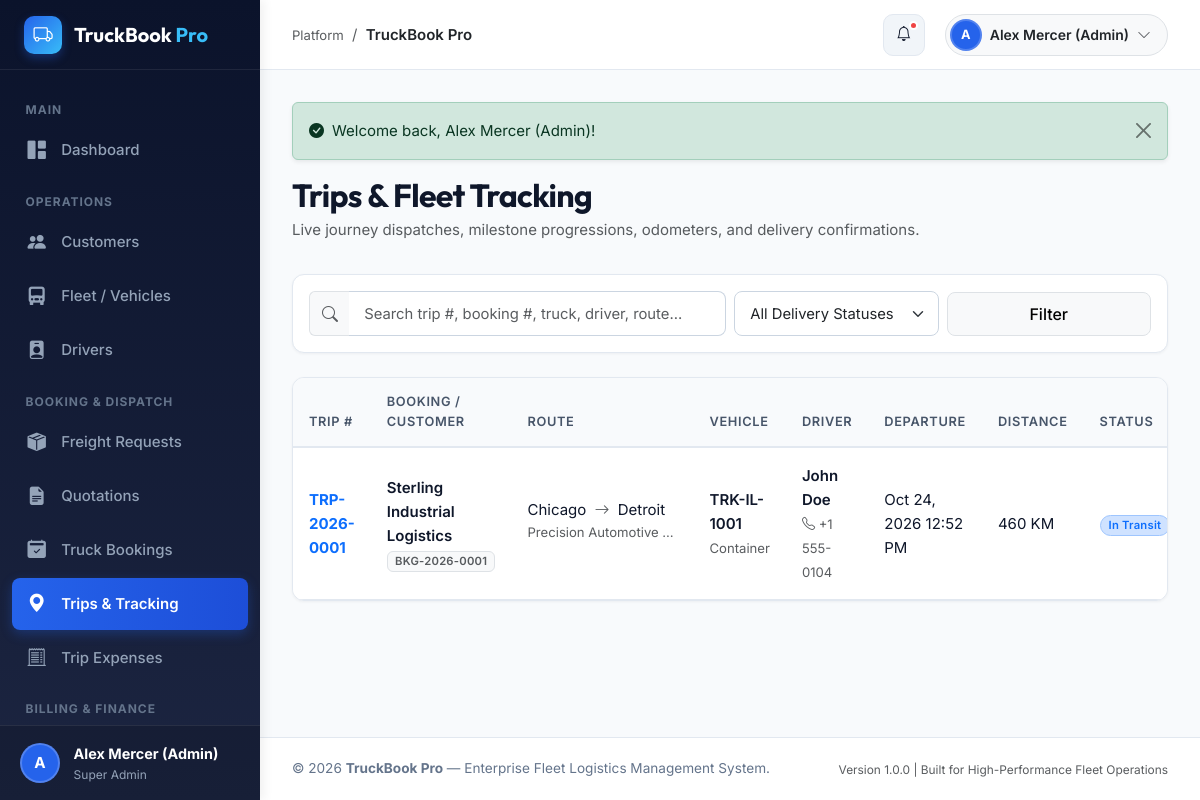
Page /modules/trips/index.php (signed in) on the committed database.
### tables this page shows
CREATE TABLE `users` (
  `id` INT UNSIGNED AUTO_INCREMENT PRIMARY KEY,
  `role_id` INT UNSIGNED NOT NULL,
  `name` VARCHAR(100) NOT NULL,
  `email` VARCHAR(120) NOT NULL UNIQUE,
  `password_hash` VARCHAR(255) NOT NULL,
  `phone` VARCHAR(25) NULL,
  `status` ENUM('active', 'inactive', 'suspended') NOT NULL DEFAULT 'active',
  `avatar` VARCHAR(255) NULL,
  `last_login` DATETIME NULL,
  `created_at` DATETIME NOT NULL DEFAULT CURRENT_TIMESTAMP,
  `updated_at` DATETIME NOT NULL DEFAULT CURRENT_TIMESTAMP ON UPDATE CURRENT_TIMESTAMP,
  INDEX `idx_users_role` (`role_id`),
  INDEX `idx_users_email` (`email`),
  INDEX `idx_users_status` (`status`),
  CONSTRAINT `fk_users_role` FOREIGN KEY (`role_id`) REFERENCES `roles` (`id`) ON DELETE RESTRICT
);

CREATE TABLE `roles` (
  `id` INT UNSIGNED AUTO_INCREMENT PRIMARY KEY,
  `name` VARCHAR(50) NOT NULL,
  `slug` VARCHAR(50) NOT NULL UNIQUE,
  `description` TEXT NULL,
  `created_at` DATETIME NOT NULL DEFAULT CURRENT_TIMESTAMP
);

CREATE TABLE `trips` (
  `id` INT UNSIGNED AUTO_INCREMENT PRIMARY KEY,
  `trip_number` VARCHAR(30) NOT NULL UNIQUE,
  `booking_id` INT UNSIGNED NOT NULL UNIQUE,
  `vehicle_id` INT UNSIGNED NOT NULL,
  `driver_id` INT UNSIGNED NOT NULL,
  `planned_departure` DATETIME NOT NULL,
  `actual_departure` DATETIME NULL,
  `estimated_arrival` DATETIME NOT NULL,
  `actual_arrival` DATETIME NULL,
  `start_odometer` INT UNSIGNED NOT NULL DEFAULT 0,
  `end_odometer` INT UNSIGNED NULL,
  `distance_km` DECIMAL(8,2) NOT NULL DEFAULT 0.00,
  `fuel_consumed_liters` DECIMAL(8,2) NOT NULL DEFAULT 0.00,
  `delivery_status` ENUM('scheduled', 'dispatched', 'in_transit', 'arrived', 'unloading', 'delivered', 'cancelled') NOT NULL DEFAULT 'scheduled',
  `proof_of_delivery_path` VARCHAR(255) NULL,
  `receiver_name` VARCHAR(100) NULL,
  `receiver_signature_path` VARCHAR(255) NULL,
  `trip_notes` TEXT NULL,
  `created_at` DATETIME NOT NULL DEFAULT CURRENT_TIMESTAMP,
  `updated_at` DATETIME NOT NULL DEFAULT CURRENT_TIMESTAMP ON UPDATE CURRENT_TIMESTAMP,
  INDEX `idx_trips_vehicle` (`vehicle_id`),
  INDEX `idx_trips_driver` (`driver_id`),
  INDEX `idx_trips_status` (`delivery_status`),
  CONSTRAINT `fk_trips_booking` FOREIGN KEY (`booking_id`) REFERENCES `bookings` (`id`) ON DELETE RESTRICT,
  CONSTRAINT `fk_trips_veh` FOREIGN KEY (`vehicle_id`) REFERENCES `vehicles` (`id`) ON DELETE RESTRICT,
  CONSTRAINT `fk_trips_drv` FOREIGN KEY (`driver_id`) REFERENCES `drivers` (`id`) ON DELETE RESTRICT
);

CREATE TABLE `customers` (
  `id` INT UNSIGNED AUTO_INCREMENT PRIMARY KEY,
  `user_id` INT UNSIGNED NULL UNIQUE,
  `company_name` VARCHAR(150) NOT NULL,
  `contact_person` VARCHAR(100) NOT NULL,
  `email` VARCHAR(120) NOT NULL UNIQUE,
  `phone` VARCHAR(25) NOT NULL,
  `address` TEXT NOT NULL,
  `city` VARCHAR(100) NOT NULL,
  `state` VARCHAR(100) NOT NULL,
  `postal_code` VARCHAR(20) NOT NULL,
  `tax_gst_number` VARCHAR(50) NULL,
  `status` ENUM('active', 'inactive') NOT NULL DEFAULT 'active',
  `created_at` DATETIME NOT NULL DEFAULT CURRENT_TIMESTAMP,
  `updated_at` DATETIME NOT NULL DEFAULT CURRENT_TIMESTAMP ON UPDATE CURRENT_TIMESTAMP,
  INDEX `idx_customers_company` (`company_name`),
  INDEX `idx_customers_status` (`status`),
  CONSTRAINT `fk_customers_user` FOREIGN KEY (`user_id`) REFERENCES `users` (`id`) ON DELETE SET NULL
);

CREATE TABLE `bookings` (
  `id` INT UNSIGNED AUTO_INCREMENT PRIMARY KEY,
  `booking_number` VARCHAR(30) NOT NULL UNIQUE,
  `quotation_id` INT UNSIGNED NULL,
  `freight_request_id` INT UNSIGNED NULL,
  `customer_id` INT UNSIGNED NOT NULL,
  `vehicle_id` INT UNSIGNED NULL,
  `driver_id` INT UNSIGNED NULL,
  `pickup_address` TEXT NOT NULL,
  `delivery_address` TEXT NOT NULL,
  `pickup_city` VARCHAR(100) NOT NULL,
  `delivery_city` VARCHAR(100) NOT NULL,
  `cargo_description` VARCHAR(255) NOT NULL,
  `cargo_weight_tonnes` DECIMAL(8,2) NOT NULL,
  `planned_pickup_date` DATE NOT NULL,
  `planned_delivery_date` DATE NOT NULL,
  `agreed_rate` DECIMAL(10,2) NOT NULL,
  `status` ENUM('pending_assignment', 'confirmed', 'in_progress', 'completed', 'cancelled') NOT NULL DEFAULT 'pending_assignment',
  `cancellation_reason` TEXT NULL,
  `created_by` INT UNSIGNED NOT NULL,
  `created_at` DATETIME NOT NULL DEFAULT CURRENT_TIMESTAMP,
  `updated_at` DATETIME NOT NULL DEFAULT CURRENT_TIMESTAMP ON UPDATE CURRENT_TIMESTAMP,
  INDEX `idx_bookings_customer` (`customer_id`),
  INDEX `idx_bookings_vehicle` (`vehicle_id`),
  INDEX `idx_bookings_driver` (`driver_id`),
  INDEX `idx_bookings_status` (`status`),
  CONSTRAINT `fk_bookings_quote` FOREIGN KEY (`quotation_id`) REFERENCES `quotations` (`id`) ON DELETE SET NULL,
  CONSTRAINT `fk_bookings_request` FOREIGN KEY (`freight_request_id`) REFERENCES `freight_requests` (`id`) ON DELETE SET NULL,
  CONSTRAINT `fk_bookings_cust` FOREIGN KEY (`customer_id`) REFERENCES `customers` (`id`) ON DELETE RESTRICT,
  CONSTRAINT `fk_bookings_veh` FOREIGN KEY (`vehicle_id`) REFERENCES `vehicles` (`id`) ON DELETE SET NULL,
  CONSTRAINT `fk_bookings_drv` FOREIGN KEY (`driver_id`) REFERENCES `drivers` (`id`) ON DELETE SET NULL,
  CONSTRAINT `fk_bookings_creator` FOREIGN KEY (`created_by`) REFERENCES `users` (`id`) ON DELETE RESTRICT
);

CREATE TABLE `vehicles` (
  `id` INT UNSIGNED AUTO_INCREMENT PRIMARY KEY,
  `registration_number` VARCHAR(30) NOT NULL UNIQUE,
  `truck_type` ENUM('flatbed', 'container', 'refrigerated', 'tanker', 'trailer', 'box_truck') NOT NULL,
  `model` VARCHAR(100) NOT NULL,
  `capacity_tonnes` DECIMAL(6,2) NOT NULL,
  `make_year` INT UNSIGNED NOT NULL,
  `insurance_expiry` DATE NOT NULL,
  `permit_expiry` DATE NOT NULL,
  `fitness_expiry` DATE NOT NULL,
  `current_odometer` INT UNSIGNED NOT NULL DEFAULT 0,
  `status` ENUM('available', 'on_trip', 'maintenance', 'inactive') NOT NULL DEFAULT 'available',
  `notes` TEXT NULL,
  `created_at` DATETIME NOT NULL DEFAULT CURRENT_TIMESTAMP,
  `updated_at` DATETIME NOT NULL DEFAULT CURRENT_TIMESTAMP ON UPDATE CURRENT_TIMESTAMP,
  INDEX `idx_vehicles_reg` (`registration_number`),
  INDEX `idx_vehicles_type` (`truck_type`),
  INDEX `idx_vehicles_status` (`status`)
);

CREATE TABLE `drivers` (
  `id` INT UNSIGNED AUTO_INCREMENT PRIMARY KEY,
  `user_id` INT UNSIGNED NULL UNIQUE,
  `name` VARCHAR(100) NOT NULL,
  `phone` VARCHAR(25) NOT NULL,
  `email` VARCHAR(120) NULL,
  `licence_number` VARCHAR(50) NOT NULL UNIQUE,
  `licence_expiry` DATE NOT NULL,
  `experience_years` INT UNSIGNED NOT NULL DEFAULT 0,
  `address` TEXT NULL,
  `status` ENUM('available', 'on_trip', 'on_leave', 'inactive') NOT NULL DEFAULT 'available',
  `created_at` DATETIME NOT NULL DEFAULT CURRENT_TIMESTAMP,
  `updated_at` DATETIME NOT NULL DEFAULT CURRENT_TIMESTAMP ON UPDATE CURRENT_TIMESTAMP,
  INDEX `idx_drivers_status` (`status`),
  INDEX `idx_drivers_licence` (`licence_number`),
  CONSTRAINT `fk_drivers_user` FOREIGN KEY (`user_id`) REFERENCES `users` (`id`) ON DELETE SET NULL
);

### modules/trips/index.php (the view, shortened to what the rows shown need)
<?php
require_once __DIR__ . '/../../includes/header.php';
$pdo = getDbConnection();
$page = max(1, (int)($_GET['page'] ?? 1));
$perPage = 10;
$offset = ($page - 1) * $perPage;
$whereClauses = [];
$params = [];
$whereSql = !empty($whereClauses) ? "WHERE " . implode(' AND ', $whereClauses) : "";
$sql = "
    SELECT t.*, b.booking_number, b.pickup_city, b.delivery_city, b.cargo_description,
           v.registration_number, v.truck_type,
           d.name AS driver_name, d.phone AS driver_phone,
           c.company_name,
           (SELECT COALESCE(SUM(amount), 0) FROM trip_expenses te WHERE te.trip_id = t.id AND te.status = 'approved') AS total_expenses
    FROM trips t
    JOIN bookings b ON t.booking_id = b.id
    JOIN vehicles v ON t.vehicle_id = v.id
    JOIN drivers d ON t.driver_id = d.id
    JOIN customers c ON b.customer_id = c.id
    {$whereSql}
    ORDER BY t.created_at DESC
    LIMIT {$perPage} OFFSET {$offset}
";
$stmt = $pdo->prepare($sql);
$stmt->execute($params);
$trips = $stmt->fetchAll();
?>
<div class="page-header">
    <div>
        <h2 class="fw-bold mb-1">Trips & Fleet Tracking</h2>
    </div>
</div>
<div class="content-card">
    <div class="table-responsive">
        <table class="table table-custom">
            <thead>
                <tr>
                    <th>Trip #</th>
                    <th>Booking / Customer</th>
                    <th>Route</th>
                    <th>Vehicle</th>
                    <th>Driver</th>
                    <th>Departure</th>
                    <th>Distance</th>
                    <th>Status</th>
                </tr>
            </thead>
            <tbody>
                <?php if (empty($trips)): ?>
                    <tr>
                        <td colspan="9" class="text-center py-5 text-muted">
                            <i class="bi bi-truck display-6 d-block mb-2 text-light"></i>
                            No trips found matching the criteria.
                        </td>
                    </tr>
                <?php else: ?>
                    <?php foreach ($trips as $t): ?>
                        <tr>
                            <td class="fw-bold text-primary">
                                <a href="view.php?id=<?= $t['id'] ?>" class="text-decoration-none">
                                    <?= e($t['trip_number']) ?>
                                </a>
                            </td>
                            <td>
                                <div class="fw-semibold"><?= e($t['company_name']) ?></div>
                                <span class="badge bg-light text-muted border"><?= e($t['booking_number']) ?></span>
                            </td>
                            <td>
                                <div><?= e($t['pickup_city']) ?> <i class="bi bi-arrow-right text-muted mx-1"></i> <?= e($t['delivery_city']) ?></div>
                                <small class="text-muted text-truncate d-inline-block" style="max-width: 150px;" title="<?= e($t['cargo_description']) ?>">
                                    <?= e($t['cargo_description']) ?>
                                </small>
                            </td>
                            <td>
                                <div class="fw-semibold"><?= e($t['registration_number']) ?></div>
                                <small class="text-muted"><?= ucwords(str_replace('_', ' ', $t['truck_type'])) ?></small>
                            </td>
                            <td>
                                <div class="fw-semibold"><?= e($t['driver_name']) ?></div>
                                <small class="text-muted"><i class="bi bi-telephone"></i> <?= e($t['driver_phone']) ?></small>
                            </td>
                            <td>
                                <?= formatDateTime($t['actual_departure'] ?: $t['planned_departure']) ?>
                            </td>
                            <td>
                                <?= number_format((float)$t['distance_km']) ?> KM
                            </td>
                            <td>
                                <?= renderStatusBadge($t['delivery_status']) ?>
                            </td>
                        </tr>
                    <?php endforeach; ?>
                <?php endif; ?>
            </tbody>
        </table>
    </div>
</div>
<?php require_once __DIR__ . '/../../includes/footer.php'; ?>

### includes/sidebar.php (shortened to what the rows shown need)
<?php
$user = currentUser();
?>
<aside id="app-sidebar">
    <div class="sidebar-user">
        <div class="user-avatar-circle">
            <?= strtoupper(substr($user['name'] ?? 'U', 0, 1)) ?>
        </div>
        <div class="user-info text-truncate">
            <div class="fw-bold text-white text-truncate" style="font-size: 0.9rem;">
                <?= e($user['name'] ?? 'Guest') ?>
            </div>
            <div class="text-light" style="font-size: 0.75rem; color: #94a3b8 !important;">
                <?= e($user['role_name'] ?? 'Role') ?>
            </div>
        </div>
    </div>
</aside>

### includes/topbar.php (shortened to what the rows shown need)
<?php
require_once __DIR__ . '/../config/database.php';
?>
<header id="app-topbar">
    <div class="topbar-actions">
        <div class="dropdown">
            <button class="btn btn-light border d-flex align-items-center gap-2 p-1 pe-3 rounded-pill" type="button" data-bs-toggle="dropdown" aria-expanded="false">
                <div class="user-avatar-circle" style="width: 32px; height: 32px; font-size: 0.8rem;">
                    <?= strtoupper(substr($user['name'] ?? 'U', 0, 1)) ?>
                </div>
                <span class="topbar-user-name fw-semibold small text-dark"><?= e($user['name'] ?? 'Account') ?></span>
                <i class="bi bi-chevron-down small text-muted"></i>
            </button>
        </div>
    </div>
</header>

### includes/functions.php (shortened to what the rows shown need)
<?php
require_once __DIR__ . '/validation.php';
function formatDateTime(?string $dateTime, string $format = 'M d, Y h:i A'): string {
    $ts = strtotime($dateTime);
    return $ts ? date($format, $ts) : '—';
}
function renderStatusBadge(string $status): string {
    $normalized = strtolower(trim($status));
    $badgeClass = match ($normalized) {
        'active', 'completed', 'delivered', 'accepted', 'approved', 'paid', 'available' => 'bg-success-subtle text-success border border-success-subtle',
        'in_progress', 'in_transit', 'dispatched', 'quoted', 'partially_paid', 'on_trip' => 'bg-primary-subtle text-primary border border-primary-subtle',
        'pending', 'pending_assignment', 'scheduled', 'draft', 'sent', 'arrived', 'unloading' => 'bg-warning-subtle text-warning-emphasis border border-warning-subtle',
        'inactive', 'cancelled', 'rejected', 'unpaid', 'overdue', 'maintenance', 'suspended', 'on_leave' => 'bg-danger-subtle text-danger border border-danger-subtle',
        default => 'bg-secondary-subtle text-secondary border border-secondary-subtle'
    };
    $display = ucwords(str_replace('_', ' ', $normalized));
    return "<span class='badge {$badgeClass} px-2 py-1 rounded-pill'>{$display}</span>";
}

### rows in the picture
users: name "A", name "Alex Mercer (Admin)", role.name "Super Admin"
trips: trip_number "TRP-2026-0001", customers.company_name "Sterling Industrial Logistics", booking.booking_number "BKG-2026-0001", booking.pickup_city "Chicago", booking.delivery_city "Detroit", booking.cargo_description "Precision Automotive…", vehicle.registration_number "TRK-IL-1001", vehicle.truck_type "Container", driver.name "John Doe", driver.phone "+1 555-0104", actual_departure "Oct 24, 2026 12:52 PM", distance_km "460", delivery_status "In Transit"

### other values in the picture
$pageTitle "TruckBook Pro"
$text "Welcome back, Alex Mercer (Admin)!"
APP_NAME "TruckBook Pro"
APP_VERSION "1.0.0"
